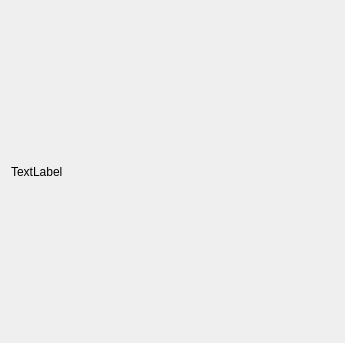
<?xml version="1.0" encoding="UTF-8"?>
<ui version="4.0">
 <class>Dialog</class>
 <widget class="QDialog" name="Dialog">
  <property name="geometry">
   <rect>
    <x>0</x>
    <y>0</y>
    <width>345</width>
    <height>343</height>
   </rect>
  </property>
  <property name="windowTitle">
   <string>Dialog</string>
  </property>
  <layout class="QGridLayout" name="gridLayout">
   <item row="0" column="0">
    <widget class="QLabel" name="label">
     <property name="text">
      <string>TextLabel</string>
     </property>
    </widget>
   </item>
  </layout>
 </widget>
 <resources/>
 <connections/>
</ui>
